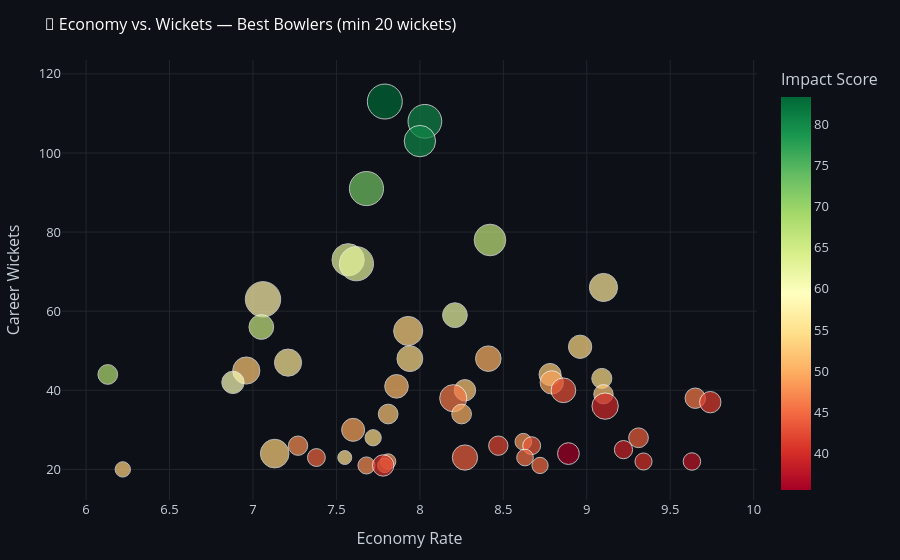

The code cell stored with this chart in its notebook:
### Markdown cell above
### 4.2 Economy vs. Wickets (Bowling)

### Code cell
bowl_filt = most_wickets[most_wickets['wickets'] >= 20].copy()

fig = px.scatter(
    bowl_filt, x='economy', y='wickets',
    size='matches', color='bowl_impact_score',
    hover_name='player_name',
    color_continuous_scale='RdYlGn',
    size_max=25,
    title='🎯 Economy vs. Wickets — Best Bowlers (min 20 wickets)',
    labels={'economy': 'Economy Rate', 'wickets': 'Career Wickets',
            'bowl_impact_score': 'Impact Score'},
)
fig.update_layout(**LAYOUT)
plt.tight_layout()
plt.savefig("../charts/eda_economy_vs_wickets.png", dpi=300, bbox_inches="tight")
fig.show()

print("\n💡 Insight: Rashid Khan is a clear outlier — best economy (6.13) combined "
      "with high wickets relative to his innings. Shaheen Afridi balances volume and "
      "efficiency better than other pace bowlers in the top-20.")

### Figure 1 — Plotly figure (JSON) as saved in the notebook; plotly's stock layout.template omitted (floating-point values rounded to 4 significant figures)
{"data": [{"hovertemplate": "<b>%{hovertext}</b><br><br>Economy Rate=%{x}<br>Career Wickets=%{y}<br>matches=%{marker.size}<br>Impact Score=%{marker.color}<extra></extra>", "hovertext": ["Wahab Riaz", "Hasan Ali", "Shaheen Shah Afridi", "Shadab Khan", "Faheem Ashraf", "Mohammad Amir", "Mohammad Nawaz", "Haris Rauf", "Imad Wasim", "Usama Mir", "Imran Tahir", "Sohail Tanvir", "Mohammad Hasnain", "Rumman Raees", "Umaid Asif", "Shahid Afridi", "Mohammad Irfan", "Rashid Khan", "Zaman Khan", "Abbas Afridi", "Mohammad Sami", "Usman Shinwari", "Naseem Shah", "CJ Jordan", "Sohail Khan", "Shahnawaz Dahani", "Salman Irshad", "D Wiese", "Mohammad Wasim", "Anwar Ali", "Rahat Ali", "TS Mills", "SR Patel", "DJ Willey", "Mohammad Ilyas", "Waqas Maqsood", "Yasir Shah", "Sameen Gul", "Junaid Khan", "Arshad Iqbal", "Khushdil Shah", "Aamer Yamin", "Ihsanullah", "Mir Hamza", "SR Watson", "Fawad Ahmed", "Abrar Ahmed", "Mohammad Irfan", "Muhammad Musa", "B Muzarabani", "AD Russell", "Mohammad Asghar", "LA Dawson", "SP Narine"], "legendgroup": "", "marker": {"color": [83.27, 80.44, 80.23, 72.74, 66.17, 63.17, 62.7, 56.07, 57.43, 62.11, 66.07, 53.55, 54.01, 54.32, 50.32, 55.81, 52.31, 68.05, 52.71, 54.48, 59.98, 49.15, 50.81, 52.4, 42.76, 52.08, 46.03, 46.0, 41.29, 39.56, 52.12, 50.2, 49.28, 54.53, 43.83, 47.92, 47.51, 43.55, 42.02, 39.07, 53.12, 35.58, 55.14, 45.39, 44.07, 44.42, 47.87, 40.44, 37.8, 49.95, 44.85, 47.64, 40.47, 53.13], "coloraxis": "coloraxis", "size": [88, 82, 71, 84, 72, 75, 84, 57, 90, 44, 44, 61, 39, 48, 47, 53, 53, 28, 35, 29, 36, 39, 40, 33, 44, 27, 30, 53, 33, 50, 28, 28, 38, 19, 28, 20, 27, 23, 27, 24, 59, 34, 14, 20, 46, 23, 17, 21, 22, 15, 19, 21, 33, 17], "sizemode": "area", "sizeref": 0.144, "symbol": "circle"}, "mode": "markers", "name": "", "orientation": "v", "showlegend": false, "type": "scatter", "x": [7.79, 8.03, 8.0, 7.68, 8.42, 7.57, 7.62, 9.1, 7.06, 8.21, 7.05, 7.93, 8.96, 7.94, 8.41, 7.21, 6.96, 6.13, 8.78, 9.09, 6.88, 8.79, 7.86, 8.27, 8.86, 9.1, 9.65, 8.2, 9.74, 9.11, 7.81, 8.25, 7.6, 7.72, 9.31, 8.62, 7.27, 8.67, 8.47, 9.22, 7.13, 8.89, 7.55, 8.63, 8.27, 7.38, 7.81, 9.34, 9.63, 7.79, 8.72, 7.68, 7.78, 6.22], "xaxis": "x", "y": [113, 108, 103, 91, 78, 73, 72, 66, 63, 59, 56, 55, 51, 48, 48, 47, 45, 44, 44, 43, 42, 42, 41, 40, 40, 39, 38, 38, 37, 36, 34, 34, 30, 28, 28, 27, 26, 26, 26, 25, 24, 24, 23, 23, 23, 23, 22, 22, 22, 21, 21, 21, 21, 20], "yaxis": "y"}], "layout": {"coloraxis": {"colorbar": {"title": {"text": "Impact Score"}}, "colorscale": [[0, "rgb(165,0,38)"], [0.1, "rgb(215,48,39)"], [0.2, "rgb(244,109,67)"], [0.3, "rgb(253,174,97)"], [0.4, "rgb(254,224,139)"], [0.5, "rgb(255,255,191)"], [0.6, "rgb(217,239,139)"], [0.7, "rgb(166,217,106)"], [0.8, "rgb(102,189,99)"], [0.9, "rgb(26,152,80)"], [1, "rgb(0,104,55)"]]}, "font": {"color": "#C9D1D9", "size": 13}, "legend": {"itemsizing": "constant", "tracegroupgap": 0}, "margin": {"b": 60, "l": 60, "r": 40, "t": 60}, "paper_bgcolor": "#0D1117", "plot_bgcolor": "#0D1117", "title": {"font": {"color": "white", "size": 16}, "text": "🎯 Economy vs. Wickets — Best Bowlers (min 20 wickets)"}, "xaxis": {"anchor": "y", "domain": [0, 1], "gridcolor": "#21262D", "title": {"text": "Economy Rate"}}, "yaxis": {"anchor": "x", "domain": [0, 1], "gridcolor": "#21262D", "title": {"text": "Career Wickets"}}}}
